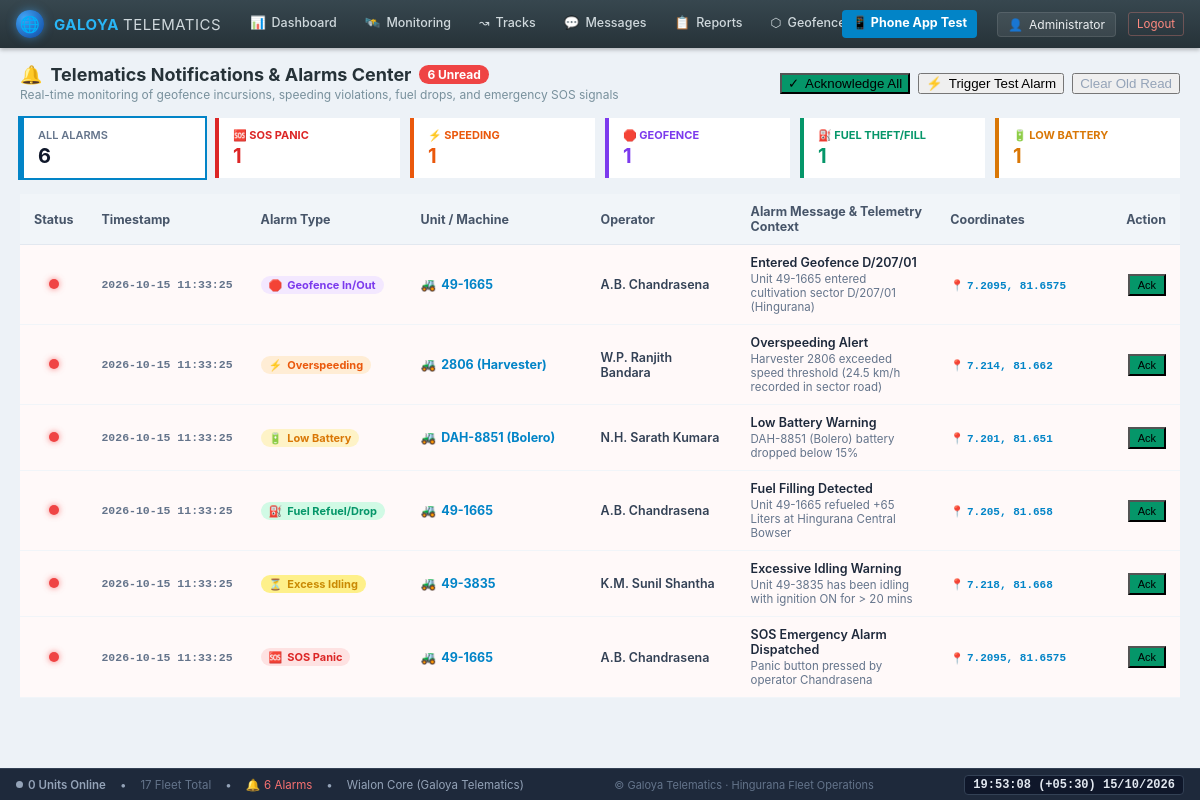
Page /backend/admin/notifications.php (signed in) on the committed database.
### tables this page shows
CREATE TABLE IF NOT EXISTS `users` (
  `id` int(11) NOT NULL AUTO_INCREMENT,
  `name` varchar(120) NOT NULL,
  `code` varchar(50) DEFAULT NULL,
  `unit_type` enum('staff','tractor','harvester','infielder','vehicle','excavator') NOT NULL DEFAULT 'staff',
  `operation_mode` enum('light','standard','custom') NOT NULL DEFAULT 'standard',
  `phone` varchar(30) NOT NULL,
  `password_hash` varchar(255) NOT NULL,
  `role` enum('admin','staff') NOT NULL DEFAULT 'staff',
  `active` tinyint(1) NOT NULL DEFAULT 1,
  `on_duty` tinyint(1) NOT NULL DEFAULT 0,
  `last_lat` decimal(10,7) DEFAULT NULL,
  `last_lng` decimal(10,7) DEFAULT NULL,
  `last_battery` tinyint(4) DEFAULT NULL,
  `speed` float NOT NULL DEFAULT 0,
  `ignition` tinyint(1) NOT NULL DEFAULT 0,
  `motion_state` enum('moving','stationary','idle','offline') NOT NULL DEFAULT 'offline',
  `sos_active` tinyint(1) NOT NULL DEFAULT 0,
  `last_seen` datetime DEFAULT NULL,
  `created_at` datetime NOT NULL DEFAULT current_timestamp(),
  `device_type` varchar(100) NOT NULL DEFAULT 'Teltonika FMB125',
  `server_address` varchar(150) NOT NULL DEFAULT 'nl.gpsgsm.org:21448',
  `unique_id` varchar(100) DEFAULT NULL,
  `icon_key` varchar(50) NOT NULL DEFAULT 'tractor_blue',
  `mileage_val` float NOT NULL DEFAULT 0,
  `engine_hours_val` float NOT NULL DEFAULT 0,
  `gprs_traffic_val` int(11) NOT NULL DEFAULT 0,
  `consumption_rate` float NOT NULL DEFAULT 10,
  `speed_limit` int(11) NOT NULL DEFAULT 60,
  `sensors_json` longtext DEFAULT NULL,
  `properties_json` longtext DEFAULT NULL,
  PRIMARY KEY (`id`),
  UNIQUE KEY `phone` (`phone`)
);

CREATE TABLE IF NOT EXISTS `notifications` (
  `id` int(11) NOT NULL AUTO_INCREMENT,
  `unit_id` int(11) NOT NULL,
  `type` varchar(50) NOT NULL,
  `title` varchar(150) NOT NULL,
  `message` text NOT NULL,
  `lat` decimal(10,7) DEFAULT NULL,
  `lng` decimal(10,7) DEFAULT NULL,
  `is_read` tinyint(1) NOT NULL DEFAULT 0,
  `created_at` datetime NOT NULL DEFAULT current_timestamp(),
  PRIMARY KEY (`id`),
  KEY `unit_id` (`unit_id`),
  CONSTRAINT `notifications_ibfk_1` FOREIGN KEY (`unit_id`) REFERENCES `users` (`id`) ON DELETE CASCADE
);

### backend/admin/notifications.php (the view, shortened to what the rows shown need)
<?php
require __DIR__ . '/_common.php';
$sql = "SELECT n.*, u.name as unit_name, u.code as unit_code, u.unit_type,
        (SELECT name FROM drivers WHERE assigned_unit_id = u.id LIMIT 1) as driver_name
        FROM notifications n
        LEFT JOIN users u ON n.unit_id = u.id
        WHERE 1=1";
$params = [];
$sql .= " ORDER BY n.created_at DESC LIMIT 100";
$notifications = q($sql, $params)->fetchAll();
$total_unread = (int)q("SELECT COUNT(*) FROM notifications WHERE is_read = 0")->fetchColumn();
layout_start('Notifications & Alarms', 'notifications.php');
?>
<div style="padding:16px 20px">
  <div style="display:flex;justify-content:space-between;align-items:center;margin-bottom:16px;flex-wrap:wrap;gap:12px">
    <div>
      <h2 style="margin:0;font-size:18px;display:flex;align-items:center;gap:8px;color:#263238">
        <span>🔔</span> <span>Telematics Notifications & Alarms Center</span>
        <?php if ($total_unread > 0): ?>
          <span style="background:#ef4444;color:#fff;font-size:12px;padding:2px 8px;border-radius:12px;font-weight:700">
            <?= $total_unread ?> Unread
          </span>
        <?php endif; ?>
      </h2>
    </div>
  </div>
  <div class="card" style="padding:0;overflow-x:auto">
    <table style="width:100%;border-collapse:collapse;font-size:12.5px">
      <thead>
        <tr style="background:#f1f5f9;border-bottom:1px solid #e2e8f0;text-align:left;color:#475569">
          <th style="padding:10px 14px;width:30px">Status</th>
          <th style="padding:10px 14px;width:150px">Timestamp</th>
          <th style="padding:10px 14px;width:160px">Alarm Type</th>
          <th style="padding:10px 14px;width:180px">Unit / Machine</th>
          <th style="padding:10px 14px;width:150px">Operator</th>
          <th style="padding:10px 14px">Alarm Message & Telemetry Context</th>
          <th style="padding:10px 14px;width:110px">Coordinates</th>
          <th style="padding:10px 14px;text-align:right;width:100px">Action</th>
        </tr>
      </thead>
      <tbody>
        <?php foreach ($notifications as $n):
          $isUnread = !$n['is_read'];
          $typeConfig = match($n['type']) {
              'sos' => ['color' => '#dc2626', 'bg' => '#fee2e2', 'icon' => '🆘', 'label' => 'SOS Panic'],
              'speed' => ['color' => '#ea580c', 'bg' => '#ffedd5', 'icon' => '⚡', 'label' => 'Overspeeding'],
              'geofence' => ['color' => '#7c3aed', 'bg' => '#f3e8ff', 'icon' => '🛑', 'label' => 'Geofence In/Out'],
              'fuel' => ['color' => '#059669', 'bg' => '#d1fae5', 'icon' => '⛽', 'label' => 'Fuel Refuel/Drop'],
              'battery' => ['color' => '#d97706', 'bg' => '#fef3c7', 'icon' => '🔋', 'label' => 'Low Battery'],
              'idle' => ['color' => '#ca8a04', 'bg' => '#fef08a', 'icon' => '⏳', 'label' => 'Excess Idling'],
              default => ['color' => '#0284c7', 'bg' => '#e0f2fe', 'icon' => '🔔', 'label' => ucfirst($n['type'])]
          };
        ?>
          <tr style="border-bottom:1px solid #f1f5f9;<?= $isUnread ? 'background:#fff9f9;font-weight:600;' : 'background:#fff;' ?>">
            <td style="padding:10px 14px;text-align:center">
              <?php if ($isUnread): ?>
                <span title="Unread Alarm" style="display:inline-block;width:10px;height:10px;border-radius:50%;background:#ef4444;box-shadow:0 0 6px rgba(239,68,68,0.7)"></span>
              <?php else: ?>
                <span title="Acknowledged" style="display:inline-block;width:8px;height:8px;border-radius:50%;background:#cbd5e1"></span>
              <?php endif; ?>
            </td>
            <td style="padding:10px 14px;color:#64748b;font-family:monospace;font-size:11.5px;white-space:nowrap">
              <?= date('Y-m-d H:i:s', strtotime($n['created_at'])) ?>
            </td>
            <td style="padding:10px 14px">
              <span style="display:inline-flex;align-items:center;gap:5px;background:<?= $typeConfig['bg'] ?>;color:<?= $typeConfig['color'] ?>;padding:2px 8px;border-radius:12px;font-size:11px;font-weight:700">
                <span><?= $typeConfig['icon'] ?></span>
                <span><?= $typeConfig['label'] ?></span>
              </span>
            </td>
            <td style="padding:10px 14px">
              <a href="index.php?focus=<?= $n['unit_id'] ?>" style="color:#0284c7;font-weight:700;display:flex;align-items:center;gap:5px">
                <span>🚜</span> <span><?= h($n['unit_name'] ?: 'Unit #' . $n['unit_id']) ?></span>
              </a>
            </td>
            <td style="padding:10px 14px;color:#334155">
              <?= h($n['driver_name'] ?: '—') ?>
            </td>
            <td style="padding:10px 14px">
              <div style="color:#1e293b;font-size:12.5px"><?= h($n['title']) ?></div>
              <div style="color:#64748b;font-size:11.5px;margin-top:2px;font-weight:400"><?= h($n['message']) ?></div>
            </td>
            <td style="padding:10px 14px;white-space:nowrap">
              <?php if ($n['lat'] && $n['lng']): ?>
                <a href="https://www.google.com/maps?q=<?= $n['lat'] ?>,<?= $n['lng'] ?>" target="_blank" style="font-family:monospace;font-size:11px;color:#0284c7;text-decoration:none;display:inline-flex;align-items:center;gap:3px">
                  <span>📍</span> <?= round($n['lat'], 4) ?>, <?= round($n['lng'], 4) ?>
                </a>
              <?php else: ?>
                <span style="color:#94a3b8;font-size:11px">—</span>
              <?php endif; ?>
            </td>
            <td style="padding:10px 14px;text-align:right">
              <?php if ($isUnread): ?>
                <form method="post" style="display:inline;margin:0">
                  <button class="btn sm" style="padding:3px 8px;font-size:11px;background:#059669">Ack</button>
                </form>
              <?php else: ?>
                <span style="color:#94a3b8;font-size:11px">Ack'd</span>
              <?php endif; ?>
            </td>
          </tr>
        <?php endforeach; ?>
      </tbody>
    </table>
  </div>
</div>
<?php layout_end(); ?>

### backend/admin/_common.php (shortened to what the rows shown need)
<?php
require_once __DIR__ . '/../bootstrap.php';
function admin(): ?array {
    return q("SELECT * FROM users WHERE id=? AND role='admin' AND active=1", [$_SESSION['admin_id']])->fetch() ?: null;
}
function require_admin(): array {
    $a = admin();
    return $a;
}
function layout_start(string $title, string $active, bool $map = false): void {
    $a = require_admin();
    ?><!doctype html>
<html lang="en">
<head>
  <link rel="stylesheet" href="assets/style.css">
</head>
<body>
  <header class="w-topbar">
    <div class="w-user">
      <div class="user-badge">
        <span>👤</span>
        <span><?= h($a['name'] ?? 'galoyap.admin') ?></span>
      </div>
    </div>
  </header>
  <main class="w-content">
<?php
}
function layout_end(): void {
    ?>
  </main>
</body>
</html>
<?php
}

### rows in the picture
users: name "Administrator"
notifications: is_read 0 (drawn), created_at "2026-10-15 11:33:25", type "🛑", type "Geofence In/Out", unit.name "49-1665", driver_name "A.B. Chandrasena", title "Entered Geofence D/207/01", message "Unit 49-1665 entered cultivation sector D/207/01 (Hingurana)", lat "7.2095", lng "81.6575"
notifications: is_read 0 (drawn), created_at "2026-10-15 11:33:25", type "⚡", type "Overspeeding", unit.name "2806 (Harvester)", driver_name "W.P. Ranjith Bandara", title "Overspeeding Alert", message "Harvester 2806 exceeded speed threshold (24.5 km/h recorded in sector road)", lat "7.214", lng "81.662"
notifications: is_read 0 (drawn), created_at "2026-10-15 11:33:25", type "🔋", type "Low Battery", unit.name "DAH-8851 (Bolero)", driver_name "N.H. Sarath Kumara", title "Low Battery Warning", message "DAH-8851 (Bolero) battery dropped below 15%", lat "7.201", lng "81.651"
notifications: is_read 0 (drawn), created_at "2026-10-15 11:33:25", type "⛽", type "Fuel Refuel/Drop", unit.name "49-1665", driver_name "A.B. Chandrasena", title "Fuel Filling Detected", message "Unit 49-1665 refueled +65 Liters at Hingurana Central Bowser", lat "7.205", lng "81.658"
notifications: is_read 0 (drawn), created_at "2026-10-15 11:33:25", type "⏳", type "Excess Idling", unit.name "49-3835", driver_name "K.M. Sunil Shantha", title "Excessive Idling Warning", message "Unit 49-3835 has been idling with ignition ON for > 20 mins", lat "7.218", lng "81.668"
notifications: is_read 0 (drawn), created_at "2026-10-15 11:33:25", type "🆘", type "SOS Panic", unit.name "49-1665", driver_name "A.B. Chandrasena", title "SOS Emergency Alarm Dispatched", message "Panic button pressed by operator Chandrasena", lat "7.2095", lng "81.6575"

### other values in the picture
$icon "📊"
$label "Dashboard"
$icon "🛰️"
$label "Monitoring"
$icon "↝"
$label "Tracks"
$icon "💬"
$label "Messages"
$icon "📋"
$label "Reports"
$icon "⬡"
$total_unread "6"
count($notifications) "6"
$count_sos "1"
$count_speed "1"
